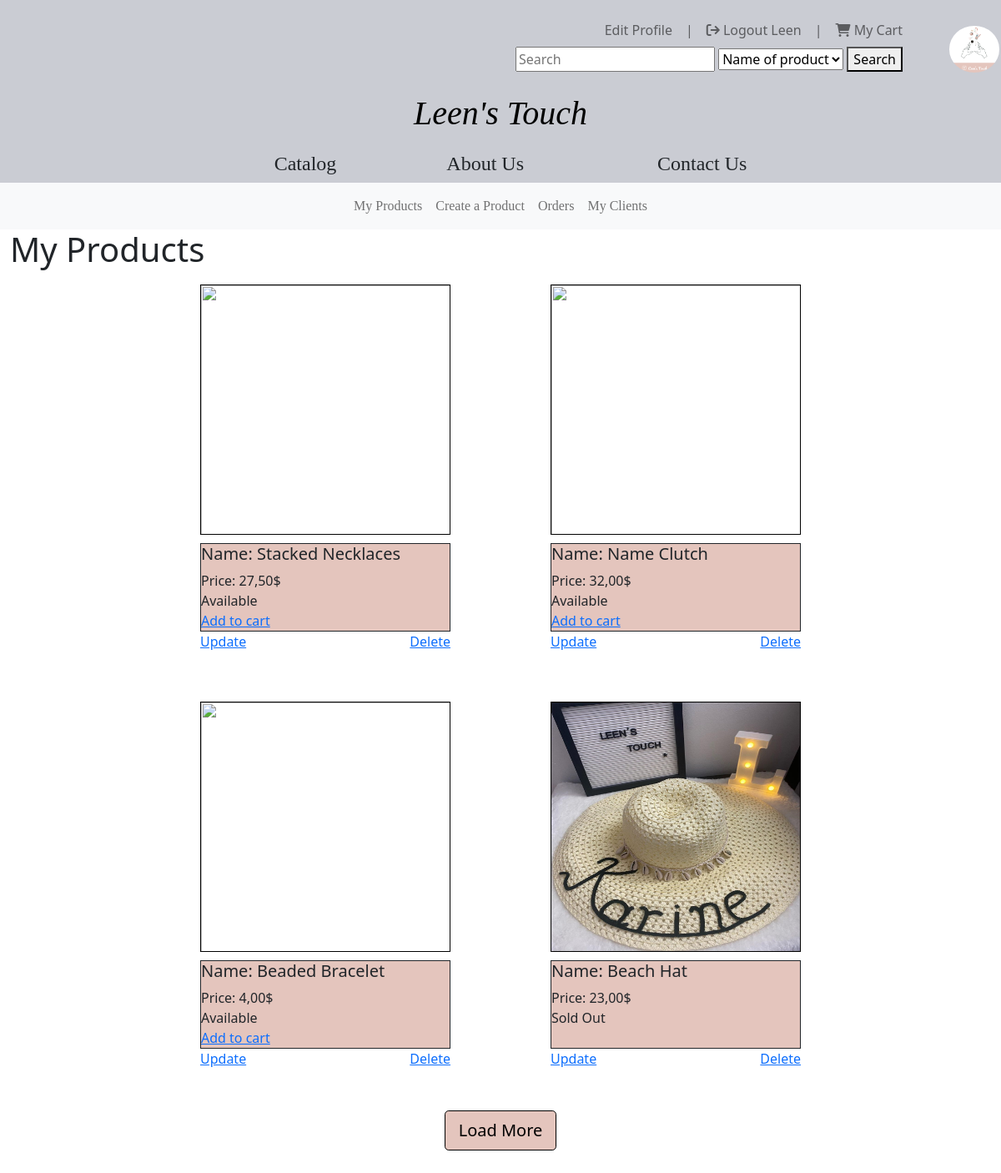
Screenshot of /AdminProducts/getProducts (signed in) with the database file from the repository.
### tables this page shows
CREATE TABLE `products` (
  `upc` int(13) NOT NULL,
  `product_name` varchar(50) NOT NULL,
  `product_type` varchar(25) NOT NULL,
  `description` varchar(500) NOT NULL,
  `price` double(10,2) NOT NULL,
  `image` varchar(100) NOT NULL,
  `colour` varchar(15) NOT NULL,
  `quantity` int(2) NOT NULL,
  `fulfill_time` int(2) NOT NULL
);

### app/core/helper.php (called while the page is built, shortened)
<?php
    function isAdminLoggedIn(){
      if(isset($_SESSION['adminSession'])){
        return true;
      } else {
        return false;
      }
    }
?>

### app/core/app.php (called while the page is built, shortened)
<?php
    class App{
        protected $currentMethod = 'index';
        public function __construct()
        {
            $url = $this->parseURL();
            if(file_exists('../app/controllers/'.$url[0].'.php')){
                unset($url[0]);
            }
            $this->currentController = new $this->currentController;
            if(isset($url[1])){
                if(method_exists($this->currentController, $url[1])){
                    $this->currentMethod = $url[1];
                    unset($url[1]);
                }
            }
            $this->params = $url ? array_values($url) : [];
            call_user_func_array([$this->currentController, $this->currentMethod], $this->params);
        }
        public function parseURL(){
            if(isset($_GET['url'])){
                $url = rtrim($_GET['url'], '/');
                $url = filter_var($url, FILTER_SANITIZE_URL);
                $url = explode('/',$url);
                return $url;
            }
        }
    }

### public/index.php (called while the page is built, shortened)
<?php
    $init = new App;
?>

### app/core/Model.php (called while the page is built, shortened)
<?php
class Model
{
    private $host = DB_HOST;
    private $user = DB_USER;
    private $pass = DB_PASS;
    private $dbname = DB_NAME;
    private $dbh;
    private $stmt;
    public function __construct()
    {
        $dsn = 'mysql:host=' . $this->host . ';dbname=' . $this->dbname;
        $options = array(
            PDO::ATTR_PERSISTENT => true,
            PDO::ATTR_ERRMODE => PDO::ERRMODE_EXCEPTION
        );
        try {
            $this->dbh = new PDO($dsn, $this->user, $this->pass, $options);
        } catch (PDOException $e) {
            $this->error = $e->getMessage();
            echo $this->error;
        }
    }
    public function query($sql)
    {
        $this->stmt = $this->dbh->prepare($sql);
    }
    public function execute()
    {
        return $this->stmt->execute();
    }
    public function getResultSet(){
        $this->execute();
        return $this->stmt->fetchAll(PDO::FETCH_OBJ);
    }
}

### app/models/productsModel.php (called while the page is built, shortened)
<?php
    Class productsModel{
        public function __construct(){
            $this->db = new Model;
        }
        public function getProducts(){
            $this->db->query("SELECT * FROM products");
            return $this->db->getResultSet();
        }
    }
?>

### app/views/AdminProducts/getProducts.php (the view, shortened to what this page needs)
<?php require APPROOT . '/views/includes/header.php';
?>
<?php if (isAdminLoggedIn()) { ?>
  <nav class="navbar navbar-expand-lg navbar-light bg-light">
    <div class="collapse navbar-collapse" id="mynavbar">
      <ul style="margin: auto; text-align: center; font-family:'Constantia-Regular';" class="navbar-nav ">
        <li class="nav-item">
          <a class="nav-link" href="/LeensTouch/AdminProducts/getProducts">My Products</a>
        </li>
        <li class="nav-item">
          <a class="nav-link" href="/LeensTouch/AdminProducts/createProduct">Create a Product</a>
        </li>
        <li class="nav-item">
          <a class="nav-link" href="/LeensTouch/Orders/getOrders">Orders</a>
        </li>
        <li class="nav-item">
          <a class="nav-link" href="/LeensTouch/User/getUsers">My Clients</a>
        </li>
      </ul>
    </div>
  </nav>
<?php } ?>
<div class="container-fluid">
<h1>My Products</h1>
<div class="product-container">
  <?php
    foreach($data['products'] as $product){
      echo '
        <div class="product-card">
          <div class=" product-image"">
          <input type="image" id="image" src="'.URLROOT.'/public/img/'.$product->image.'" class="product-thumb" alt="" >
          </div>
          <div class=" product-info">
            <h5 class="product-brand">Name: '.$product->product_name.'</h2>
            <div class="price">Price: '.(number_format($product->price, 2, ',', ' ')).'$</div>
              '.(($product->quantity<'1')?'<div class="availability">Sold Out</div><div>&nbsp</div>':
              '<div class="availability">Available</div>
              <a class="card-btn" href="http://">Add to cart</a>'
              ).'
            </div>
            <a href="/LeensTouch/AdminProducts/update/'.$product->upc.'"> Update</a>
            <a style="float: right;" href="/LeensTouch/AdminProducts/delete/'.$product->upc.'"> Delete</a>
          </div>
      ';
    }
  ?>
</div>
<button id = "loadMore" type="button" class="btn btn-primary btn-lg rounded-3 mx-auto mb-5" style="display: block; background-color:#e4c5bd; border: 1px solid #000000; color: #000000; ">
        Load More</button>
<?php require APPROOT . '/views/includes/footer.php'; ?>

### app/views/AdminProducts/getProducts.php (style rules this page uses)
.product-card { height: 450px; width: 300px; margin: 10px 60px; display: none; animation: blur .8s ease-out ; margin-bottom: 40px }
.product-container { display: flex; flex-direction: row; flex-flow: row wrap; flex-wrap: wrap; justify-content: center; width: 100%; overflow: hidden; overflow-x: hidden; overflow-y: hidden; }
.product-thumb { height: 300px; width: 300px; margin-bottom: 10px; border:1px solid black; }
.product-info { border-style: solid; border-width: 1px; background-color:#e4c5bd; }

### rows the page displays
products: product_name "Stacked Necklaces", price "27,50", quantity "Available"
products: product_name "Name Clutch", price "32,00", quantity "Available"
products: product_name "Beaded Bracelet", price "4,00", quantity "Available"
products: product_name "Beach Hat", price "23,00", quantity "Sold Out"

### other values shown
$_SESSION['user_fname'] "Leen"
SITENAME "Leen's Touch"
